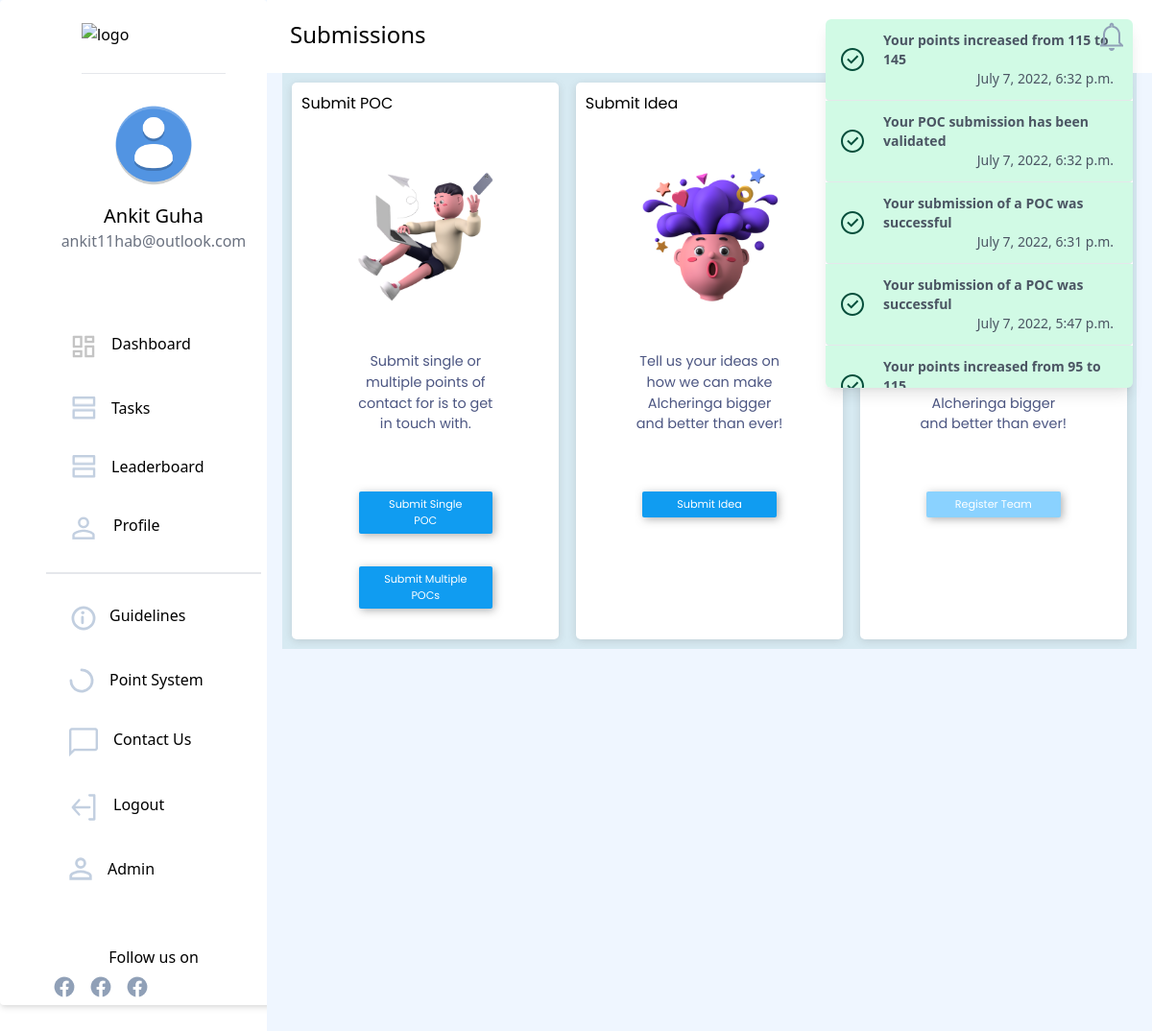
Page /submissions/home/ (signed in) on the committed database.
### users/models.py (models this page shows, shortened)
class NewUser(AbstractBaseUser, PermissionsMixin):
    id = models.SlugField(primary_key=True, default=uuid.uuid4)
    alcherid = models.CharField(
        max_length=9, blank=True, unique=True, default=create_new_ref_number)
    img = models.ImageField(
        upload_to="image-uploads/", default='image-uploads/user.png')
    email = models.EmailField(_('email address'), unique=True)
    username = models.CharField(max_length=150, unique=False, default="user")
    firstname = models.CharField(max_length=150, blank=True)
    phone = PhoneNumberField(unique=False, blank=True)
    graduation_year = models.CharField(max_length=200, unique=False)
    college_state = models.CharField(max_length=200, unique=False)
    college_city = models.CharField(max_length=200, unique=False)
    college_name = models.CharField(max_length=200, unique=False)
    position_of_responsibility = models.CharField(
        max_length=200, unique=False, blank=True)
    interested_modules = models.CharField(
        max_length=200, unique=False, blank=True)
    referred_by = models.CharField(
        max_length=9, blank=True)
    referrals = models.IntegerField(default=0)
    date_joined = models.DateTimeField(default=timezone.now)
    provider = models.CharField(max_length=200, unique=False, default="email")
    about = models.TextField(_('about'), max_length=500, blank=True)
    is_staff = models.BooleanField(default=False)
    is_active = models.BooleanField(default=False)
    objects = CustomAccountManager()
    points = models.IntegerField(default=50)
    tasks = models.IntegerField(default=0)
    instahandle = models.CharField(
        max_length=200, blank=True, null=True, unique=True, )
    USERNAME_FIELD = 'email'
    REQUIRED_FIELDS = ['firstname']

### dashboard/models.py (models this page shows, shortened)
class Notifications(models.Model):
    TYPECHOICES = [
        ('Success', 'Success'),
        ('Warning', 'Warning'),
        ('Info', 'Info'),
    ]
    id = models.SlugField(primary_key=True, default=uuid.uuid4)
    message = models.CharField(max_length=200)
    user = models.ForeignKey(
        'users.NewUser', default=None, null=True,blank=True, on_delete=models.CASCADE)
    created_on = models.DateTimeField(default=timezone.now)
    type = models.CharField(max_length=200,choices=TYPECHOICES)
    isread=models.BooleanField(default=False)

### submissions/views.py (the view)
# urls.py: path('home/', views.home, name='submissionhome'),
@login_required(login_url='dashboard_page')
def home(request):
    notification_list = Notifications.objects.filter(
        Q(user=request.user) | Q(user=None)).order_by('-created_on')
    isread = True
    notification_list = Notifications.objects.filter(
        Q(user=request.user) | Q(user=None)).order_by('-created_on')
    for notif in notification_list:
        if not notif.isread:
            isread = False
            break
    return render(request, 'submissions/home.html', {'heading': 'Submissions', 'notification_list': notification_list,'isread': isread})

### templates/submissions/home.html (shortened to what this page needs)
{% extends '../basic.html'%}
{% block body %}
<body>
    <div class="bg-blue-50 flex">
        {% include "../navbar.html" %}
        <div class="flex">
            <div class="flex-grow">
                {% include "submissions/submissions.html" %}
            </div>
        </div>
    </div>
    </div>
</body>
{%endblock%}

### templates/navbar.html (shortened to what this page needs)
{% load static %}
<nav class="hidden sm:block bg-white h-screen w-80 border-gray-400 rounded" style="overflow:hidden;">
    <div class="flex flex-col justify-center bg-white w-80 border-gray-400 rounded shadow-md px-12">
        <a href="/"><img src="https://i.ibb.co/28C2v0b/image.png" class="mt-6 mx-auto pb-3 border-b" width="150px"
                height="40px" alt="logo" border="0" /></a>
        <div class="flex flex-col justify-center" style="margin:1.5vh 0">
            <img src="{{request.user.img.url}}" width="90px" alt="profile pic" border="0"
                class="mx-auto rounded-full" />
            <div class="pt-4 font-medium text-xl text-center">{{request.user.firstname}}</div>
            <div class="text-gray-500 text-base font-normal text-center">{{request.user.email}}</div>
        </div>
        <div class="elements flex flex-col justify-center" style="margin:1vh 0;padding:1vh 0">
            <a href="{% url 'dashboard_page' %}"
                class="rounded-full flex flex-nowrap pl-6 w-60 hover:border-0 hover:bg-gray-100 hover:no-underline"
                style="padding-top:1vh;padding-bottom:1vh">
                {% if heading == 'Dashboard' %}
                <img src="{% static 'icons/dashboard-active.png' %}" />
                {% else %}
                <img src="{% static 'icons/dashboard.png' %}" />
                {% endif %}
                <p class="pl-4 hover:no-underline" style="transform: translate(-2px,0)">Dashboard</p>
            </a>
            <a href="{% url 'tasks' %}"
                class="rounded-full flex flex-nowrap pl-6 w-60 hover:border-0 hover:bg-gray-100 hover:no-underline"
                style="padding-top:1vh;padding-bottom:1vh; transform: translate(3px,0)">
                {% if heading == 'Tasks' %}
                <img src="{% static 'icons/tasks-active.png' %}" />
                {% else %}
                <img src="{% static 'icons/tasks.png' %}" />
                {% endif %}
                <p class="pl-4 hover:no-underline">Tasks</p>
            </a>
            <a href="{% url 'leaderboard' %}"
                class="rounded-full flex flex-nowrap pl-6 w-60 hover:border-0 hover:bg-gray-100 hover:no-underline"
                style="padding-top:1vh;padding-bottom:1vh; transform: translate(3px,0)">
                {% if heading == 'Leaderboard' %}
                <img src="{% static 'icons/tasks-active.png' %}" />
                {% else %}
                <img src="{% static 'icons/tasks.png' %}" />
                {% endif %}
                <p class="pl-4 hover:no-underline">Leaderboard</p>
            </a>
            <a href="{% url 'profile' %}"
                class="rounded-full flex flex-nowrap w-60 pl-6 hover:border-0 hover:bg-gray-100 mb-3 hover:no-underline"
                style="cursor:pointer;padding-top:1vh;padding-bottom:1vh">
                {% if heading == 'Profile' %}
                <img src="{% static 'icons/profile-active.png' %}" />
                {% else %}
                <img src="{% static 'icons/profile.png' %}" />
                {% endif %}
                <p class="pl-4 no-underline">Profile</p>
            </a>
            <hr class="border bg-gray-200" />
            <a href=""
                class="rounded-full flex flex-nowrap w-60 pl-6 hover:border-0 hover:bg-gray-100 hover:no-underline mt-3"
                style="cursor:pointer;padding-top:1vh;padding-bottom:1vh">
                <p class="pl-3 no-underline">Guidelines</p>
            </a>
            <a href="{% static 'pdfs/scoring.pdf' %}" target="_blank"
                class="rounded-full flex flex-nowrap w-60 pl-6 hover:border-0 hover:bg-gray-100 hover:no-underline"
                style="cursor:pointer;padding-top:1vh;padding-bottom:1vh">
                <p class="pl-4 no-underline">Point System</p>
            </a>
            <a href="{% url 'contactus' %}"
                class="rounded-full flex flex-nowrap w-60 pl-6 hover:border-0 hover:bg-gray-100 hover:no-underline"
                style="cursor:pointer;padding-top:1vh;padding-bottom:1vh">
                {% if heading == 'Contact us' %}
                <img src="{% static 'icons/contactus-active.png' %}" />
                {% else %}
                <img src="{% static 'icons/contactus.png' %}" />
                {% endif %}
                <p class="pl-4 no-underline">Contact Us</p>
            </a>
            <a href="{% url 'logout' %}"
                class="side rounded-full flex flex-nowrap py-4 pl-6 w-60 hover:border-0 hover:bg-gray-100 hover:no-underline"
                style="cursor:pointer;padding-top:1vh;padding-bottom:1vh">
                <p class="pl-4 no-underline">Logout</p>
            </a>
            {% if request.user.is_staff %}
            <a href="/admin"
                class="rounded-full flex flex-nowrap py-4 w-60 pl-6 hover:border-0 hover:bg-gray-100 mb-3 hover:no-underline"
                style="cursor:pointer;padding-top:1vh;padding-bottom:1vh">
                <p class="pl-4 no-underline">Admin</p>
            </a>
            {%endif%}
        </div>
        <div>
            <center>
                <p class="px-10">Follow us on</p>
                <div class="flex flex-row text-center" style="color:#707683;">
                    <div class="p-2">
                        <img src="{% static 'images/social/fb.png' %}" alt="">
                    </div>
                    <div class="p-2">
                        <img src="{% static 'images/social/fb.png' %}" alt="">
                    </div>
                    <div class="p-2">
                        <img src="{% static 'images/social/fb.png' %}" alt="">
                    </div>
                </div>
            </center>
        </div>
    </div>
</nav>
<div class="mx-4 flex-grow" x-data="{ dropdownOpen: false }">
    <nav class=" px-6 py-5 flex justify-between bg-white sm:bg-none -mx-4 mx-0">
        <a class=" font-medium text-2xl ">{{ heading }}</a>
        {%include 'navbarnotifications.html'%}
    </nav>

### templates/navbarnotifications.html (shortened to what this page needs)
{% load static %}
<button @click="dropdownOpen = !dropdownOpen" id="notif_unread" style="z-index:100;">
    {% if isread %}
    <img src="{% static 'icons/notifications-read.png' %}" id="notif_unread_img"/>
    {% else %}
    <img src="{% static 'icons/notifications-unread.png' %}" id="notif_unread_img"/>
    {% endif %}
</button>
<div x-show="dropdownOpen" @click="dropdownOpen = false" class="fixed inset-0 h-full w-full z-10"></div>
<div x-show="dropdownOpen" class="absolute right-0 bg-white rounded-md shadow-lg overflow-y-scroll max-h-96 z-20 lg:mx-5"
    style="width:20rem;" id="dropdown" style="display:none;">
    {% for notification in notification_list %}
    {% if notification.type == 'Info' %}
    <div>
        <a class="flex items-center px-4 py-3 border-b hover:bg-blue-300 bg-blue-100 rounded-b text-blue-900">
            <div class="py-1"><svg class="fill-current h-6 w-6 text-teal-500 mr-4" xmlns="http://www.w3.org/2000/svg"
                    viewBox="0 0 20 20">
                    <path
                        d="M2.93 17.07A10 10 0 1 1 17.07 2.93 10 10 0 0 1 2.93 17.07zm12.73-1.41A8 8 0 1 0 4.34 4.34a8 8 0 0 0 11.32 11.32zM9 11V9h2v6H9v-4zm0-6h2v2H9V5z" />
                </svg>
            </div>
            <p class="text-gray-600 text-sm mx-1 flex-grow">
                <span class="font-bold" href="#">{{notification.message}}</span>
                <br /><span class="font-thin float-right" href="#">{{notification.created_on}}</span>
            </p>
        </a>
    </div>
    {% elif notification.type == 'Success' %}
    <div>
        <a class="flex items-center px-4 py-3 border-b hover:bg-green-300 bg-green-100 rounded-b text-green-900">
            <div class="py-1">
            </div>
            <div class="text-gray-600 text-sm mx-1 flex-grow">
                <span class="font-bold" href="#">{{notification.message}}</span>
                <br /><span class="font-thin float-right" href="#">{{notification.created_on}}</span>
            </div>
        </a>
    </div>
    {% endif %}
    {% endfor %}
</div>

### templates/submissions/submissions.html (style rules this page uses)
* { margin: 0; padding: 0; box-sizing: border-box; }
a { text-decoration: none; color: unset; }

### rows in the picture
NewUser: user.img (placeholder picture), user.firstname "Ankit Guha", user.email "ankit11hab@outlook.com"
Notifications: message "Your points increased from 115 to 145", created_on "July 7, 2022, 6:32 p.m."
Notifications: message "Your POC submission has been validated", created_on "July 7, 2022, 6:32 p.m."
Notifications: message "Your submission of a POC was successful", created_on "July 7, 2022, 6:31 p.m."
Notifications: message "Your submission of a POC was successful", created_on "July 7, 2022, 5:47 p.m."
Notifications: message "Your points increased from 95 to…"

### other values in the picture
{{ heading }} "Submissions"
